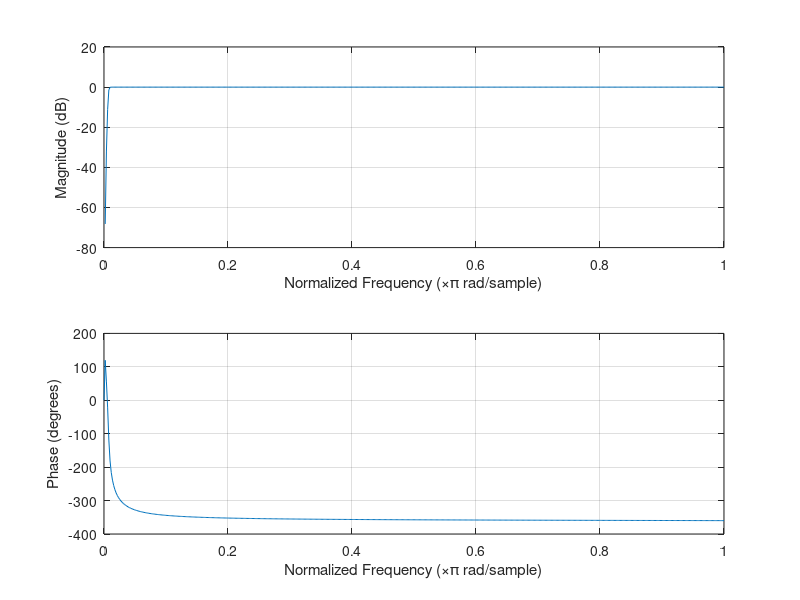
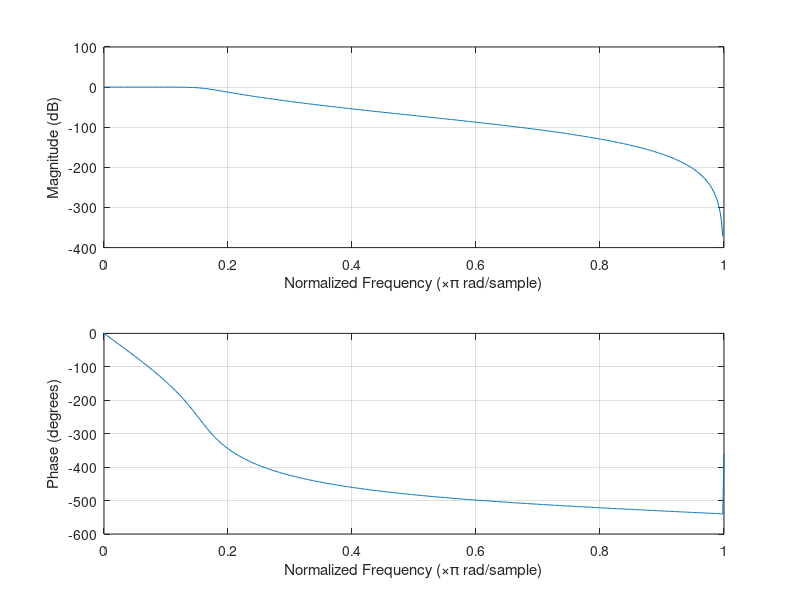

Here is the MATLAB script that generated these plots, in order: (Note: this script raises an error after producing the figures.)
%% Liste de fonctions intéressantes
%
%clear all   %Supprime tous les variables du workspace
%close all   %Ferme toutes les figures
%clc         %nettoie la command window

%help butter %créer un filtre numérique
%help filter %appliquer le filtre numérique
%help max %
%help min % 
%help find %fonction pour trouvez des éléments, retourne les indices
%help fft %effectuer la transformée de fourrier, on l'utiliser souvent comme
% exemple :abs(fftShift(fft(monSignal))); l'axe des x doit être : -Fs/2 à Fs/2
%ici Fs est la fréquence d'échantillonage.
%help linspace %Créer un vecteur, par exemple linspace(-1,1,100) créé un vecteur
% de 100 éléments entre -1 et 1
%help abs %l'absolu d'un vecteur
%help length %retourne la longueur du vecteur

%% Creation des filtres 

Fc_high = 0.9;       %frequence de coupure inférieure à 1 Hz
Fs = 250;      %frequence d'échantillonage 
Wn_high=Fc_high/(Fs/2);  %fréquence de coupure normalisée
[b,a] = butter(6,Wn_high,'high');
figure (1);
freqz(b,a)

Fc_low=20;
Wn_low=Fc_low/(Fs/2);
[d,c] = butter(6,Wn_low,'low');
figure (2);
freqz(d,c)


%% Lire le signal 
figure(1)
signal=loadSignal('SpO2_signal_high_BPM');
filteredSignal=filter(b,a,signal.SpO2Red);
filteredSignal=filter(c,d,filteredSignal);
x=linspace(0,length(filteredSignal)/Fs,length(filteredSignal));
plot(x,signal.SpO2Red,x,filteredSignal);
legend('Signal','filtered Signal');



% %% Enlever la tendance des données ( EST CE QUE C'EST NECESSAIRE DE FAIRE CELA ?)
% 
% detrendedSignal = detrend(filteredSignal,5); % on enlève la tendance polynomiale du 5ème degré , des données du signal filtré 
% 
% % Visualisation des résultats
% figure(2);
% x1=linspace(0,length(detrendedSignal)/Fs,length(detrendedSignal));
% plot(x,filteredSignal,x1,detrendedSignal); % visualisation du signal filtré et du signal filtré après la supression de la tendance polynomiale
% legend ('Filtered Signal','Detrended Signal');
% xlabel('temps en millisecondes')
% ylabel('tension en millivolt')

%% Calcul de la fréquence cardiaque 

% On veut compter les peaks dominant du signal ( correspondant aux battements
% cardiaques ) ; les peaks sont definis comme étant des echantillons plus
% grands que deux de leurs plus proches voisins et plus grand que 1 

nbre_battements=0;
for k=2:length(filteredSignal)-1
    if ( filteredSignal(k)> filteredSignal(k-1) && filteredSignal(k)>filteredSignal(k+1) && filteredSignal(k)>1)
        nbre_battements=nbre_battements + 1;
    end
end
    

freq_card=(nbre_battements*Fs/length(filteredSignal))*60;
disp(freq_card);













